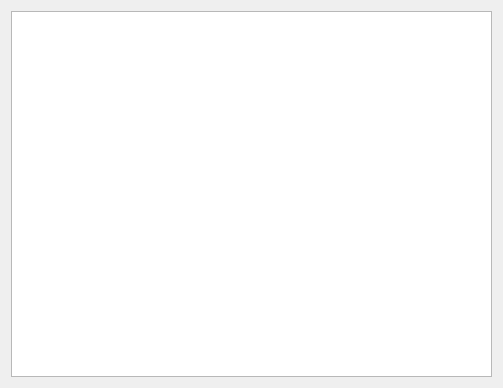
<?xml version="1.0" encoding="UTF-8"?>
<ui version="4.0">
 <class>SourceData</class>
 <widget class="QWidget" name="SourceData">
  <property name="geometry">
   <rect>
    <x>0</x>
    <y>0</y>
    <width>503</width>
    <height>388</height>
   </rect>
  </property>
  <property name="windowTitle">
   <string>Source Data</string>
  </property>
  <layout class="QVBoxLayout" name="verticalLayout_2">
   <item>
    <layout class="QVBoxLayout" name="verticalLayout">
     <item>
      <widget class="QTableView" name="tableView"/>
     </item>
    </layout>
   </item>
  </layout>
  <action name="actionImport">
   <property name="text">
    <string>Import Data</string>
   </property>
   <property name="toolTip">
    <string>import source data</string>
   </property>
  </action>
  <action name="actionClearAll">
   <property name="text">
    <string>Clear All</string>
   </property>
   <property name="toolTip">
    <string>clear all data</string>
   </property>
  </action>
 </widget>
 <resources/>
 <connections/>
</ui>
